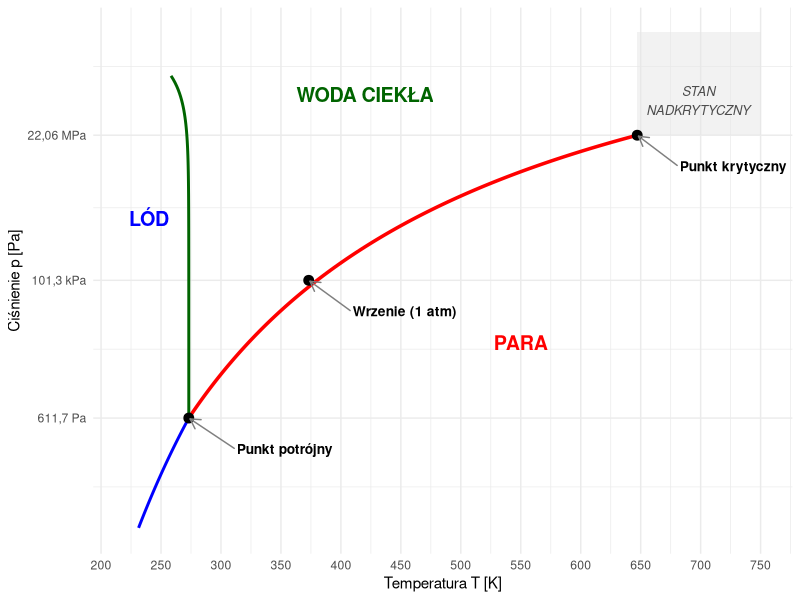
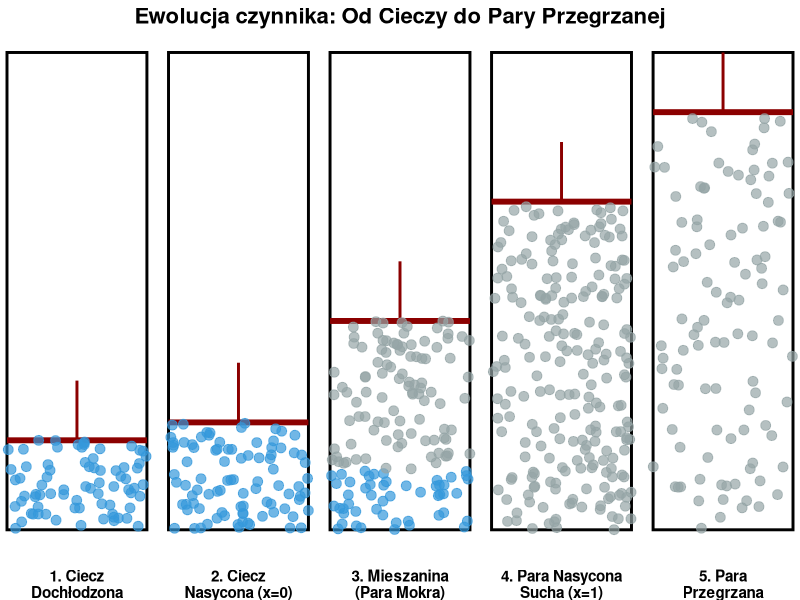
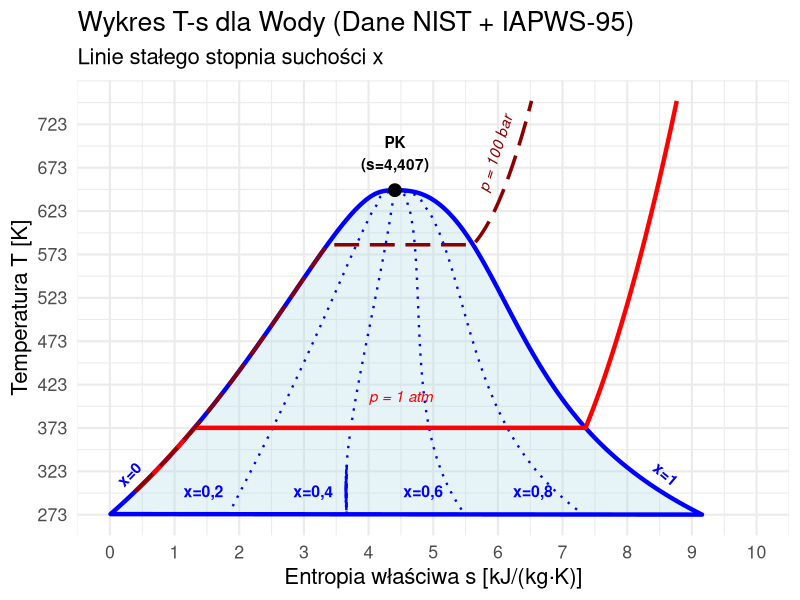

Recreate these plots in R, in order.
## ---- chunk 1
#| echo: false
#| warning: false
#| message: false
library(ggplot2)
theme_set(theme_minimal(base_size = 18))
options(OutDec = ",") # przecinek dziesiętny na osiach wykresów
## ---- chunk 2
#| echo: false
#| warning: false
#| fig-width: 6
#| fig-height: 6
#| fig-align: center
library(ggplot2)
library(ggrepel)
# 1. Stałe termodynamiczne (SI)
T_tp <- 273.16        # K
P_tp <- 611.657       # Pa
T_c  <- 647.10        # K
P_c  <- 22.064e6      # Pa
P_atm <- 101325       # Pa
# 2. Funkcje krzywych (fizycznie spójne)

# Parowanie: ln(P/P_tp) = A * (1 - T_tp/T)
A_vap <- log(P_c / P_tp) / (1 - T_tp / T_c)
p_vap <- function(temp) P_tp * exp(A_vap * (1 - T_tp / temp))
# Sublimacja
A_sub <- 22.5 
p_sub <- function(temp) P_tp * exp(A_sub * (1 - T_tp / temp))

# Topnienie (anomalia: dT/dp < 0); lód Ih istnieje do ok. 210 MPa
t_melt <- function(pres) T_tp - (7.4e-8 * (pres - P_tp))
# 3. Generowanie danych
df_vap  <- data.frame(T = seq(T_tp, T_c, length.out = 200))
df_vap$P <- p_vap(df_vap$T)
df_sub  <- data.frame(T = seq(220, T_tp, length.out = 100))
df_sub$P <- p_sub(df_sub$T)
p_m_seq <- exp(seq(log(P_tp), log(2e8), length.out = 100))
df_melt <- data.frame(T = t_melt(p_m_seq), P = p_m_seq)
# Punkty charakterystyczne
points <- data.frame(
  T = c(T_tp, T_c, 373.15),
  P = c(P_tp, P_c, P_atm),
  label = c("Punkt potrójny", "Punkt krytyczny", "Wrzenie (1 atm)")
)
 
# 4. Wykres
ggplot() +
  # Obszar nadkrytyczny (tło)
  annotate("rect", xmin = T_c, xmax = 750, ymin = P_c, ymax = 1e9, fill = "grey90", alpha = 0.5) +
  # Linie fazowe
  geom_line(data = df_sub, aes(x = T, y = P), color = "blue", size = 1) +
  geom_line(data = df_vap, aes(x = T, y = P), color = "red", size = 1.2) +
  geom_line(data = df_melt, aes(x = T, y = P), color = "darkgreen", size = 1) +
  # Punkty
  geom_point(data = points, aes(x = T, y = P), size = 3) +
  # Etykiety punktów (W dół i w lewo)
  geom_text_repel(data = points, aes(x = T, y = P, label = label),
                  nudge_x = 80, # Przesunięcie w prawo [K]
                  nudge_y = -0.5, # Przesunięcie w dół (w skali log10)
                  segment.color = "grey50",
                  arrow = arrow(length = unit(0.02, "npc")),
                  fontface = "bold", size = 3.5) +
  # Napisy obszarów (odsunięte od linii)
  annotate("text", x = 240, y = 1e6, label = "LÓD", size = 5, fontface = "bold", color = "blue") +
  annotate("text", x = 420, y = 1e8, label = "WODA CIEKŁA", size = 5, fontface = "bold", color = "darkgreen") +
  annotate("text", x = 550, y = 1e4, label = "PARA", size = 5, fontface = "bold", color = "red") +
  # FLUID NADKRYTYCZNY (tylko w dół względem poprzedniej pozycji)
  annotate("text", x = 698, y = 8e7, label = "STAN\nNADKRYTYCZNY", 
           fontface = "italic", color = "grey30", size = 3.3) +
  # Konfiguracja osi
  scale_y_log10(limits = c(10, 1e9), 
                breaks = c(P_tp, 101325, P_c),
                labels = c("611,7 Pa", "101,3 kPa", "22,06 MPa")) +
  scale_x_continuous(limits = c(220, 750), breaks = seq(200, 800, 50)) +
  labs(
       x = "Temperatura T [K]", y = "Ciśnienie p [Pa]") +
  theme_minimal() +
  theme(plot.title = element_text(face = "bold", size = 14))
## ---- chunk 3
#| fig-align: center
#| fig-height: 4
#| fig-width: 10
#| echo: false
#| warning: false

library(ggplot2)
library(dplyr)

# Tworzenie danych dla 5 stanów
states <- data.frame(
  State = factor(c("1. Ciecz\nDochłodzona", "2. Ciecz\nNasycona (x=0)", 
                   "3. Mieszanina\n(Para Mokra)", "4. Para Nasycona\nSucha (x=1)", 
                   "5. Para\nPrzegrzana"),
                 levels = c("1. Ciecz\nDochłodzona", "2. Ciecz\nNasycona (x=0)", 
                            "3. Mieszanina\n(Para Mokra)", "4. Para Nasycona\nSucha (x=1)", 
                            "5. Para\nPrzegrzana")),
  Piston_Height = c(1.5, 1.8, 3.5, 5.5, 7.0), # Wysokość tłoka
  Water_Level = c(1.5, 1.8, 1.0, 0, 0)        # Poziom cieczy
)

# Funkcja generująca cząsteczki (kropki) dla każdego stanu
generate_particles <- function(state_idx, n=50) {
  state_name <- levels(states$State)[state_idx]
  h_piston <- states$Piston_Height[state_idx]
  h_water <- states$Water_Level[state_idx]
  
  points <- data.frame()
  
  # Cząsteczki Wody (Niebieskie, gęsto upakowane na dole)
  if (h_water > 0) {
    water_pts <- data.frame(
      x = runif(n * h_water, 0, 1),
      y = runif(n * h_water, 0, h_water),
      type = "Ciecz",
      State = state_name
    )
    points <- rbind(points, water_pts)
  }
  
  # Cząsteczki Pary (Szare, rzadkie, powyżej wody)
  if (h_piston > h_water) {
    # Im wyższy stan, tym rzadsze cząsteczki (rozszerzalność)
    density_factor <- if(state_idx == 5) 0.3 else 0.8 
    
    vapor_pts <- data.frame(
      x = runif(n * (h_piston - h_water) * density_factor, 0, 1),
      y = runif(n * (h_piston - h_water) * density_factor, h_water, h_piston),
      type = "Para",
      State = state_name
    )
    points <- rbind(points, vapor_pts)
  }
  return(points)
}

all_particles <- do.call(rbind, lapply(1:5, generate_particles))

# Rysowanie
ggplot() +
  # --- ŚCIANKI CYLINDRA ---
  geom_rect(data = states, aes(xmin = 0, xmax = 1, ymin = 0, ymax = 8), 
            fill = NA, color = "black", size = 1) +
  
  # --- TŁOK (Linia pozioma) ---
  geom_segment(data = states, aes(x = 0, xend = 1, y = Piston_Height, yend = Piston_Height),
               size = 2, color = "darkred") +
  # Trzpień tłoka
  geom_segment(data = states, aes(x = 0.5, xend = 0.5, y = Piston_Height, yend = Piston_Height + 1),
               size = 1, color = "darkred") +
  
  # --- CZĄSTECZKI ---
  geom_point(data = all_particles, aes(x = x, y = y, color = type), size = 3, alpha = 0.7) +
  
  # --- FORMATOWANIE ---
  facet_wrap(~State, nrow = 1, strip.position = "bottom") +
  scale_color_manual(values = c("Ciecz" = "#3498db", "Para" = "#95a5a6")) +
  theme_void() +
  theme(
    strip.text = element_text(size = 11, face = "bold", margin = margin(t = 10)),
    legend.position = "none",
    plot.title = element_text(hjust = 0.5, face = "bold", size = 16)
  ) +
  labs(title = "Ewolucja czynnika: Od Cieczy do Pary Przegrzanej")
## ---- chunk 4
#| label: steam-dome
#| echo: false
#| fig-width: 12
#| fig-height: 8

library(ggplot2)

# Poprawne dane NIST (T [K], s_l, s_v)
# Tc = 647.1 K, sc = 4.412 kJ/kgK
nist_dense <- data.frame(
    T = c(
        0.01, 10.01, 20.01, 30.01, 40.01, 50.01, 60.01, 70.01, 80.01, 90.01, 100.01, 110.01,
        120.01, 130.01, 140.01, 150.01, 160.01, 170.01, 180.01, 190.01, 200.01, 210.01, 220.01,
        230.01, 240.01, 250.01, 260.01, 270.01, 280.01, 290.01, 300.01, 310.01, 320.01, 330.01,
        340.01, 350.01, 360.01, 370.01, 373.946
    ) + 273.15,
    s_l = c(
        -2.95E-13,
        0.15123,
        0.29663,
        0.43689,
        0.57254,
        0.70394,
        0.83142,
        0.95525,
        1.0757,
        1.193,
        1.3073,
        1.4189,
        1.528,
        1.6348,
        1.7393,
        1.8419,
        1.9427,
        2.0418,
        2.1393,
        2.2356,
        2.3306,
        2.4246,
        2.5178,
        2.6102,
        2.7021,
        2.7936,
        2.885,
        2.9766,
        3.0686,
        3.1613,
        3.2553,
        3.3511,
        3.4495,
        3.5519,
        3.6602,
        3.7785,
        3.9168,
        4.1114,
        4.407
    ),
    s_v = c(
        9.1555,
        8.8995,
        8.6658,
        8.4518,
        8.2554,
        8.0747,
        7.908,
        7.7539,
        7.6109,
        7.478,
        7.354,
        7.238,
        7.129,
        7.0263,
        6.9292,
        6.837,
        6.749,
        6.6649,
        6.584,
        6.5058,
        6.4301,
        6.3562,
        6.2839,
        6.2127,
        6.1422,
        6.072,
        6.0015,
        5.9303,
        5.8578,
        5.7833,
        5.7058,
        5.6243,
        5.5371,
        5.4421,
        5.3355,
        5.2109,
        5.0534,
        4.8008,
        4.407
    )
)

# Punkt Krytyczny
Tc <- 647.096
sc <- 4.407

# --- KOREKTA "UGIĘCIA" WIERZCHOŁKA ---
df_all <- data.frame(
    s = c(nist_dense$s_l, rev(nist_dense$s_v)),
    T = c(nist_dense$T, rev(nist_dense$T))
)
df_all <- df_all[order(df_all$s), ]

# Interpolacja splajnem T(s)
spline_dome <- spline(df_all$s, df_all$T, n = 1000)
df_dome <- data.frame(s = spline_dome$x, T = spline_dome$y)
df_dome$T[df_dome$T > Tc] <- Tc

# --- LINIE SUCHOSCI (x = 0.2, 0.4, 0.6, 0.8) ---
qualities <- c(0.2, 0.4, 0.6, 0.8)
df_quality_lines <- data.frame()
df_quality_labels <- data.frame()

for (x_val in qualities) {
    # Obliczamy s_x dla każdej temperatury z danych nist_dense
    s_x_vals <- nist_dense$s_l + x_val * (nist_dense$s_v - nist_dense$s_l)

    # Interpolacja gładka dla linii x
    spline_x <- spline(nist_dense$T, s_x_vals, xout = seq(min(nist_dense$T), Tc, length.out = 200))

    tmp_df <- data.frame(
        T = spline_x$x,
        s = spline_x$y,
        label = paste0("x=", format(x_val))
    )
    df_quality_lines <- rbind(df_quality_lines, tmp_df)

    # Pozycja etykiety (tuż nad osią s, np. T=290K)
    T_lbl <- 290
    s_lbl <- approx(nist_dense$T, s_x_vals, xout = T_lbl)$y

    df_quality_labels <- rbind(df_quality_labels, data.frame(
        x = s_lbl,
        y = T_lbl + 10, # Lekko nad punktem
        label = paste0("x=", format(x_val))
    ))
}


# --- Izobara 1 bar ---
spline_liq_T <- spline(nist_dense$T, nist_dense$s_l, xout = seq(300, 373.15, length.out = 50))
iso_1_liq <- data.frame(T = spline_liq_T$x, s = spline_liq_T$y)
iso_1_sat <- data.frame(T = c(373.15, 373.15), s = c(1.307, 7.354))
# Para przegrzana: s(T) wg IAPWS-95 (CoolProp), p = 1,01325 bar
T_sup <- c(373.15, 400, 450, 500, 550, 600, 650, 700, 750)
s_sup <- c(7.3544, 7.4962, 7.7303, 7.9386, 8.1283, 8.3035, 8.4669, 8.6203, 8.7654)
sp_sup <- spline(T_sup, s_sup, n = 50, method = "hyman")
iso_1_sup <- data.frame(T = sp_sup$x, s = sp_sup$y)
df_iso_1 <- rbind(iso_1_liq, iso_1_sat, iso_1_sup)

# --- Izobara 100 bar ---
T_sat_100 <- 584.15
sl_100 <- approx(nist_dense$T, nist_dense$s_l, xout = T_sat_100)$y
sv_100 <- approx(nist_dense$T, nist_dense$s_v, xout = T_sat_100)$y

iso_100_liq <- data.frame(T = seq(300, T_sat_100, length.out = 100))
iso_100_liq$s <- approx(df_all$T[df_all$s < sc], df_all$s[df_all$s < sc], xout = iso_100_liq$T)$y

iso_100_sat <- data.frame(T = c(T_sat_100, T_sat_100), s = c(sl_100, sv_100))
# Para przegrzana: s(T) wg IAPWS-95 (CoolProp), p = 100 bar
T_sup_100 <- c(584.15, 590, 600, 615, 630, 650, 675, 700, 725, 750)
s_sup_100 <- c(5.6160, 5.6817, 5.7756, 5.8913, 5.9887, 6.1009, 6.2225, 6.3305, 6.4289, 6.5200)
sp_sup_100 <- spline(T_sup_100, s_sup_100, n = 50, method = "hyman")
iso_100_sup <- data.frame(T = sp_sup_100$x, s = sp_sup_100$y)
df_iso_100 <- rbind(iso_100_liq, iso_100_sat, iso_100_sup)

ggplot() +
    # Wielokąt Kopuły
    geom_polygon(data = df_dome, aes(x = s, y = T), fill = "lightblue", alpha = 0.3, color = "blue", size = 1.5) +

    # Linie suchości
    geom_line(data = df_quality_lines, aes(x = s, y = T, group = label), color = "blue", linetype = "dotted", size = 0.8) +
    # Etykiety x (przy osi)
    geom_text(data = df_quality_labels, aes(x = x - 0.5, y = y, label = label), color = "blue", size = 4, fontface = "bold") +

    # Izobary
    geom_line(data = df_iso_1, aes(x = s, y = T), color = "red", size = 1.5) +
    annotate("text", x = 4.5, y = 410, label = "p = 1 atm", color = "red", fontface = "italic") +
    geom_line(data = df_iso_100, aes(x = s, y = T), color = "darkred", size = 1.2, linetype = "longdash") +
    annotate("text", x = 5.95, y = 690, label = "p = 100 bar", color = "darkred", fontface = "italic", angle = 72) +

    # Punkt Krytyczny
    annotate("point", x = sc, y = Tc, color = "black", size = 4) +
    annotate("text", x = sc, y = 690, label = paste0("PK\n(s=", format(round(sc, 3)), ")"), fontface = "bold") +

    # x=0 / x=1
    annotate("text", x = 0.3, y = 320, label = "x=0", color = "blue", fontface = "bold", angle = 46) +
    annotate("text", x = 8.6, y = 320, label = "x=1", color = "blue", fontface = "bold", angle = -40) +
    scale_x_continuous(limits = c(0, 10), breaks = seq(0, 10, 1)) +
    scale_y_continuous(limits = c(273, 750), breaks = seq(273, 750, 50)) +
    theme_minimal(base_size = 16) +
    labs(
        x = "Entropia właściwa s [kJ/(kg·K)]", y = "Temperatura T [K]",
        title = "Wykres T-s dla Wody (Dane NIST + IAPWS-95)",
        subtitle = "Linie stałego stopnia suchości x"
    )
